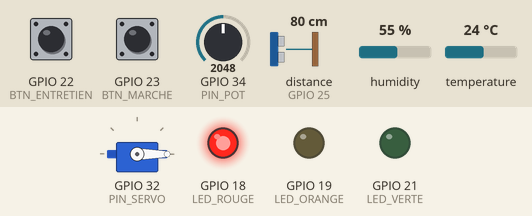
This sketch was run on a simulated ESP32. Shown: servo, output pins drawn as LEDs (lit = HIGH). Wiring (inferred from the names in the program): ultrasonic range finder: trigger GPIO 33; echo GPIO 25. Inputs (shaded band) come from the test bench; at power-on: distance to the obstacle (sensor on GPIO 25) 80 cm, GPIO 23 (BTN_MARCHE) HIGH, GPIO 34 (PIN_POT) = 2048, GPIO 22 (BTN_ENTRETIEN) HIGH, humidity 55 %, temperature 24 °C. The echo pulse lasts 58.3 µs per cm; WiFi joins after 1.5 s; servers stay silent unless stated; pins used as bus, display or sensor lines are not drawn; what the sketch prints to the serial monitor is not drawn.

Above: at 2.7 s.
2.8 s: distance to the obstacle (sensor on GPIO 25) set to 21 cm
4.3 s: distance to the obstacle (sensor on GPIO 25) set to 17 cm
At 5.0 s:
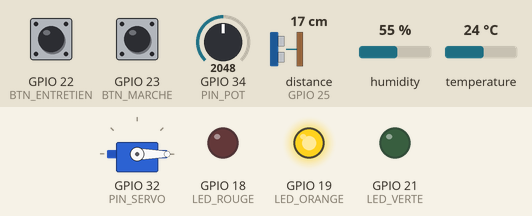
5.8 s: GPIO 23 (BTN_MARCHE) pulled LOW for 0.15 s
At 6.4 s:
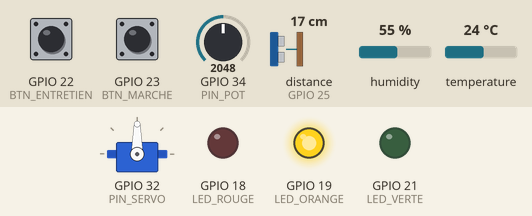
11.8 s: GPIO 34 (PIN_POT) set to 3420
15.3 s: GPIO 34 (PIN_POT) set to 3519
At 16.1 s:
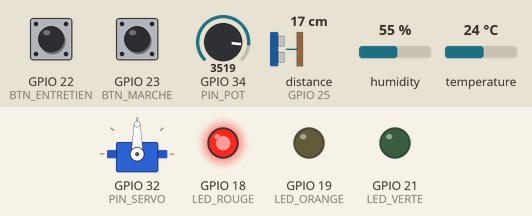
Timing chart, 0 to 18.3 s (numbered marks = the images above; inputs shaded):
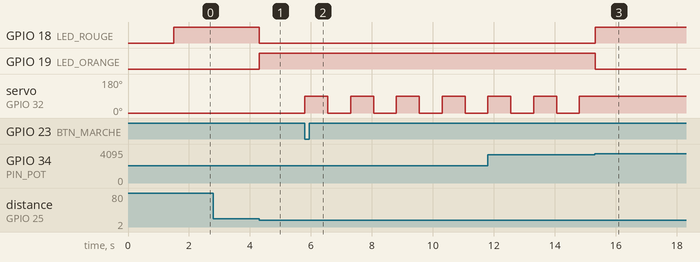

Measured:
- the behaviour switches between 19 and 18 cm on distance to the obstacle (sensor on GPIO 25) (found by bisection; images 0 and 1)
- the behaviour switches between 3480 and 3481 on GPIO 34 (PIN_POT) (found by bisection; images 2 and 3)
- after the input at 2.8 s, every drawn part: stays the same
- after the input at 4.3 s, GPIO 18 (LED_ROUGE): HIGH → LOW at once; GPIO 19 (LED_ORANGE): LOW → HIGH at once
- after the input at 5.8 s, servo on GPIO 32 (PIN_SERVO): alternates 90° for 0.75 s and 0° for 0.75 s, starting at once
- after the input at 15.3 s, GPIO 18 (LED_ROUGE): LOW → HIGH at once; GPIO 19 (LED_ORANGE): HIGH → LOW at once; servo on GPIO 32 (PIN_SERVO): stops changing and stays 90°

The sketch:

ESP32_Maintenance_Machine.ino
```cpp
// Activité IoT - Maintenance préventive d'une machine pédagogique
// Carte : DOIT ESP32 DEVKIT V1
//
// La machine : un bras (servomoteur SG90) qui fait des cycles, avec :
//   - un compteur de cycles           -> maintenance préventive SYSTÉMATIQUE
//   - l'effort du moteur (potentiomètre), le niveau du bac de lubrifiant (HC-SR04),
//     la température et l'humidité de l'armoire (DHT11) -> maintenance préventive CONDITIONNELLE
//   - 3 LED d'état, 2 boutons (marche/arrêt, entretien effectué), une page web
//
// Bibliothèques à installer (Outils > Gérer les bibliothèques) :
//   - ESP32Servo (Kevin Harrington)
//   - DHT sensor library (Adafruit) + Adafruit Unified Sensor

#include <WiFi.h>
#include <WebServer.h>
#include <ESP32Servo.h>
#include <DHT.h>

const char* ssid = "NOM_DU_RESEAU";      // nom du réseau Wi-Fi (2,4 GHz)
const char* password = "MOT_DE_PASSE";   // mot de passe du réseau Wi-Fi

// ---------- Broches
const int PIN_POT    = 34;   // potentiomètre (entrée analogique compatible Wi-Fi)
const int PIN_SERVO  = 32;   // servomoteur SG90 (signal)
const int PIN_TRIG   = 33;   // HC-SR04 TRIG
const int PIN_ECHO   = 25;   // HC-SR04 ECHO (reliée directement)
const int PIN_DHT    = 4;    // DHT11 DATA
const int BTN_MARCHE = 23;   // bouton marche / arrêt
const int BTN_ENTRETIEN = 22; // bouton "entretien effectué"
const int LED_VERTE  = 21;
const int LED_ORANGE = 19;
const int LED_ROUGE  = 18;

// ---------- Seuils de maintenance (à adapter)
const int   CYCLES_PREVENIR  = 40;   // alerte : entretien à prévoir
const int   CYCLES_ENTRETIEN = 50;   // alarme : entretien obligatoire (systématique)
const int   EFFORT_ALERTE = 60;      // % d'effort du moteur
const int   EFFORT_ALARME = 85;
const int   NIVEAU_ALERTE = 30;      // % de lubrifiant dans le bac
const int   NIVEAU_ALARME = 10;
const float TEMP_ALERTE = 30.0;      // °C dans l'armoire électrique
const float TEMP_ALARME = 40.0;
const float HUM_ALERTE  = 80.0;      // % d'humidité (alerte seulement)

// ---------- Bac de lubrifiant : distance mesurée par le capteur placé au-dessus
const float DIST_PLEIN = 5.0;        // cm quand le bac est plein
const float DIST_VIDE  = 20.0;       // cm quand le bac est vide

Servo bras;
DHT dht(PIN_DHT, DHT11);
WebServer server(80);

// ---------- Variables de la machine
bool enMarche = false;
bool brasLeve = false;
int cycles = 0;              // cycles depuis le dernier entretien
long cyclesTotal = 0;        // cycles depuis la mise en service
int effort = 0;              // %
int niveau = 100;            // %
float distance = 0;          // cm
float temperature = NAN;     // °C
float humidite = NAN;        // %

// État de chaque indicateur : 0 = normal, 1 = alerte, 2 = alarme
int eCycles = 0, eEffort = 0, eNiveau = 0, eTemp = 0, eHum = 0;
int etat = 0;
String cause = "";
const char* NOM_ETAT[] = {"NORMAL", "ALERTE", "ALARME"};
const char* COULEUR[] = {"#2e7d32", "#ef6c00", "#c62828"};

unsigned long tServo = 0, tMesure = 0, tDht = 0, tBouton = 0;
int dernierMarche = HIGH, dernierEntretien = HIGH;

// ---------- Mesures
float mesurerDistance() {
  digitalWrite(PIN_TRIG, LOW);
  delayMicroseconds(2);
  digitalWrite(PIN_TRIG, HIGH);            // impulsion de 10 µs
  delayMicroseconds(10);
  digitalWrite(PIN_TRIG, LOW);
  unsigned long duree = pulseIn(PIN_ECHO, HIGH, 30000);   // attente max 30 ms
  if (duree == 0) return -1;               // pas d'écho
  return duree * 0.0343 / 2;               // vitesse du son : 343 m/s, aller-retour
}

int etatHaut(float v, float alerte, float alarme) {   // plus la valeur est haute, plus c'est grave
  if (v >= alarme) return 2;
  if (v >= alerte) return 1;
  return 0;
}

// ---------- Décision
void evaluer() {
  eCycles = etatHaut(cycles, CYCLES_PREVENIR, CYCLES_ENTRETIEN);
  eEffort = etatHaut(effort, EFFORT_ALERTE, EFFORT_ALARME);
  eNiveau = (niveau <= NIVEAU_ALARME) ? 2 : (niveau <= NIVEAU_ALERTE) ? 1 : 0;
  eTemp = isnan(temperature) ? 0 : etatHaut(temperature, TEMP_ALERTE, TEMP_ALARME);
  eHum = (!isnan(humidite) && humidite >= HUM_ALERTE) ? 1 : 0;

  etat = max(max(max(eCycles, eEffort), max(eNiveau, eTemp)), eHum);

  cause = "";
  if (eCycles) cause += "entretien périodique ; ";
  if (eEffort) cause += "effort du moteur ; ";
  if (eNiveau) cause += "niveau de lubrifiant ; ";
  if (eTemp)   cause += "température de l'armoire ; ";
  if (eHum)    cause += "humidité de l'armoire ; ";

  // Sécurité : en alarme, la machine s'arrête automatiquement
  if (etat == 2 && enMarche) {
    enMarche = false;
    Serial.println("ARRET AUTOMATIQUE : " + cause);
  }

  digitalWrite(LED_VERTE, etat == 0);
  digitalWrite(LED_ORANGE, etat == 1);
  digitalWrite(LED_ROUGE, etat == 2);
}

// ---------- Boutons (appui = niveau bas, grâce à INPUT_PULLUP)
void lireBoutons() {
  int m = digitalRead(BTN_MARCHE);
  int e = digitalRead(BTN_ENTRETIEN);
  if (millis() - tBouton > 200) {          // anti-rebond
    if (m == LOW && dernierMarche == HIGH) {
      tBouton = millis();
      if (enMarche) {
        enMarche = false;
        Serial.println("Machine arrêtée par l'opérateur");
      } else if (etat == 2) {
        Serial.println("Démarrage refusé : alarme en cours (" + cause + ")");
      } else {
        enMarche = true;
        Serial.println("Machine en marche");
      }
    }
    if (e == LOW && dernierEntretien == HIGH) {
      tBouton = millis();
      cycles = 0;
      Serial.println("Entretien effectué : compteur de cycles remis à zéro");
      evaluer();
    }
  }
  dernierMarche = m;
  dernierEntretien = e;
}

// ---------- Page web (actualisée toutes les 2 secondes)
void ligne(String &html, const char* nom, String valeur, String seuils, int e) {
  html += "<tr><td>"; html += nom; html += "</td><td><b>"; html += valeur;
  html += "</b></td><td>"; html += seuils; html += "</td><td style='color:white;background:";
  html += COULEUR[e]; html += "'>"; html += NOM_ETAT[e]; html += "</td></tr>";
}

String page() {
  String html = "<!DOCTYPE html><html><head><meta charset='utf-8'>";
  html += "<meta name='viewport' content='width=device-width'>";
  html += "<meta http-equiv='refresh' content='2'><title>Maintenance machine</title>";
  html += "<style>body{font-family:sans-serif;max-width:560px;margin:auto;padding:8px}";
  html += "table{border-collapse:collapse;width:100%}td{border:1px solid #ccc;padding:6px}</style></head><body>";
  html += "<h1>Machine : ";
  html += enMarche ? "EN MARCHE" : "ARRÊTÉE";
  html += "</h1><p style='font-size:1.4em;color:white;padding:10px;border-radius:8px;background:";
  html += COULEUR[etat]; html += "'>État : "; html += NOM_ETAT[etat]; html += "</p>";
  if (etat > 0) { html += "<p>Cause : "; html += cause; html += "</p>"; }
  html += "<table><tr><td>Indicateur</td><td>Valeur</td><td>Seuils</td><td>État</td></tr>";
  ligne(html, "Cycles depuis l'entretien", String(cycles),
        "alerte " + String(CYCLES_PREVENIR) + ", entretien " + String(CYCLES_ENTRETIEN), eCycles);
  ligne(html, "Effort du moteur", String(effort) + " %",
        String(EFFORT_ALERTE) + " % / " + String(EFFORT_ALARME) + " %", eEffort);
  ligne(html, "Niveau de lubrifiant", String(niveau) + " %",
        String(NIVEAU_ALERTE) + " % / " + String(NIVEAU_ALARME) + " %", eNiveau);
  ligne(html, "Température armoire", isnan(temperature) ? String("—") : String(temperature, 0) + " °C",
        String(TEMP_ALERTE, 0) + " °C / " + String(TEMP_ALARME, 0) + " °C", eTemp);
  ligne(html, "Humidité armoire", isnan(humidite) ? String("—") : String(humidite, 0) + " %",
        String(HUM_ALERTE, 0) + " %", eHum);
  html += "</table><p>Cycles depuis la mise en service : ";
  html += String(cyclesTotal);
  html += "</p></body></html>";
  return html;
}

void handleRoot() {
  server.send(200, "text/html; charset=utf-8", page());
}

// Données brutes au format JSON (pour un tableau de bord ou un tableur)
void handleData() {
  String json = "{\"marche\":"; json += enMarche ? "true" : "false";
  json += ",\"cycles\":" + String(cycles) + ",\"cyclesTotal\":" + String(cyclesTotal);
  json += ",\"effort\":" + String(effort) + ",\"niveau\":" + String(niveau);
  json += ",\"temperature\":" + (isnan(temperature) ? String("null") : String(temperature, 1));
  json += ",\"humidite\":" + (isnan(humidite) ? String("null") : String(humidite, 0));
  json += ",\"etat\":\""; json += NOM_ETAT[etat]; json += "\"}";
  server.send(200, "application/json", json);
}

void setup() {
  Serial.begin(115200);
  pinMode(LED_VERTE, OUTPUT);
  pinMode(LED_ORANGE, OUTPUT);
  pinMode(LED_ROUGE, OUTPUT);
  pinMode(BTN_MARCHE, INPUT_PULLUP);
  pinMode(BTN_ENTRETIEN, INPUT_PULLUP);
  pinMode(PIN_TRIG, OUTPUT);
  pinMode(PIN_ECHO, INPUT);

  bras.setPeriodHertz(50);                 // servomoteur : signal à 50 Hz
  bras.attach(PIN_SERVO, 500, 2400);
  bras.write(0);                           // bras en position basse

  dht.begin();

  WiFi.begin(ssid, password);
  Serial.print("Connexion au Wi-Fi");
  while (WiFi.status() != WL_CONNECTED) {
    delay(500);
    Serial.print(".");
  }
  Serial.println();
  Serial.print("Adresse IP : ");
  Serial.println(WiFi.localIP());

  server.on("/", handleRoot);
  server.on("/data", handleData);
  server.begin();
}

void loop() {
  server.handleClient();
  lireBoutons();

  // Mesures rapides toutes les 200 ms : effort et niveau
  if (millis() - tMesure >= 200) {
    tMesure = millis();
    effort = map(analogRead(PIN_POT), 0, 4095, 0, 100);
    float d = mesurerDistance();
    if (d > 0) {
      distance = d;
      niveau = constrain((int)((DIST_VIDE - d) / (DIST_VIDE - DIST_PLEIN) * 100), 0, 100);
    }
    evaluer();
  }

  // Température et humidité toutes les 2 s (le DHT11 est lent)
  if (millis() - tDht >= 2000) {
    tDht = millis();
    float t = dht.readTemperature();
    float h = dht.readHumidity();
    if (!isnan(t)) temperature = t;
    if (!isnan(h)) humidite = h;
    Serial.print("Etat:"); Serial.print(etat);
    Serial.print(" Cycles:"); Serial.print(cycles);
    Serial.print(" Effort:"); Serial.print(effort);
    Serial.print(" Niveau:"); Serial.print(niveau);
    Serial.print(" Temperature:"); Serial.print(temperature);
    Serial.print(" Humidite:"); Serial.println(humidite);
  }

  // Le bras fait un cycle (monter puis descendre) toutes les 1,5 s quand la machine est en marche
  if (enMarche && millis() - tServo >= 750) {
    tServo = millis();
    brasLeve = !brasLeve;
    bras.write(brasLeve ? 90 : 0);
    if (!brasLeve) {                       // retour en bas = un cycle terminé
      cycles++;
      cyclesTotal++;
    }
  }
}
```
